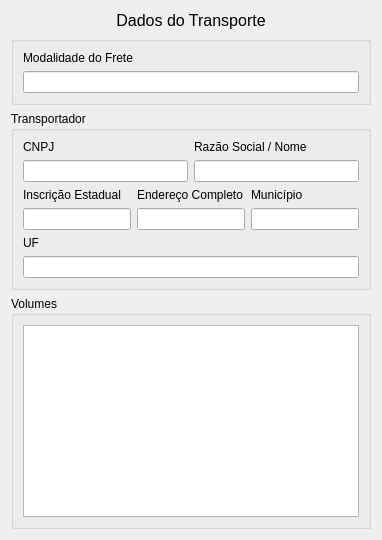
     <widget class="QWidget" name="tab_6">
      <attribute name="title">
       <string>Transporte</string>
      </attribute>
      <layout class="QVBoxLayout" name="verticalLayout_112">
       <item>
        <widget class="QLabel" name="label_100">
         <property name="sizePolicy">
          <sizepolicy hsizetype="Preferred" vsizetype="Maximum">
           <horstretch>0</horstretch>
           <verstretch>0</verstretch>
          </sizepolicy>
         </property>
         <property name="font">
          <font>
           <pointsize>12</pointsize>
          </font>
         </property>
         <property name="cursor">
          <cursorShape>ArrowCursor</cursorShape>
         </property>
         <property name="text">
          <string>Dados do Transporte</string>
         </property>
         <property name="alignment">
          <set>Qt::AlignCenter</set>
         </property>
        </widget>
       </item>
       <item>
        <layout class="QVBoxLayout" name="verticalLayout_111">
         <item>
          <widget class="QGroupBox" name="horizontalGroupBox_34">
           <layout class="QHBoxLayout" name="horizontalLayout_43">
            <item>
             <layout class="QVBoxLayout" name="verticalLayout_113">
              <item>
               <widget class="QLabel" name="label_101">
                <property name="sizePolicy">
                 <sizepolicy hsizetype="Preferred" vsizetype="Preferred">
                  <horstretch>0</horstretch>
                  <verstretch>0</verstretch>
                 </sizepolicy>
                </property>
                <property name="text">
                 <string>Modalidade do Frete</string>
                </property>
               </widget>
              </item>
              <item>
               <widget class="QLineEdit" name="lineEdit_transporte_modalidade_frete">
                <property name="readOnly">
                 <bool>true</bool>
                </property>
               </widget>
              </item>
             </layout>
            </item>
           </layout>
          </widget>
         </item>
         <item>
          <widget class="QGroupBox" name="horizontalGroupBox_32">
           <property name="title">
            <string>Transportador</string>
           </property>
           <layout class="QVBoxLayout" name="verticalLayout_114">
            <item>
             <layout class="QHBoxLayout" name="horizontalLayout_48">
              <item>
               <layout class="QVBoxLayout" name="verticalLayout_116">
                <item>
                 <widget class="QLabel" name="label_103">
                  <property name="text">
                   <string>CNPJ</string>
                  </property>
                 </widget>
                </item>
                <item>
                 <widget class="QLineEdit" name="lineEdit_transporte_CNPJ">
                  <property name="readOnly">
                   <bool>true</bool>
                  </property>
                 </widget>
                </item>
               </layout>
              </item>
              <item>
               <layout class="QVBoxLayout" name="verticalLayout_117">
                <item>
                 <widget class="QLabel" name="label_104">
                  <property name="text">
                   <string>Razão Social / Nome</string>
                  </property>
                 </widget>
                </item>
                <item>
                 <widget class="QLineEdit" name="lineEdit_transporte_nome">
                  <property name="readOnly">
                   <bool>true</bool>
                  </property>
                 </widget>
                </item>
               </layout>
              </item>
             </layout>
            </item>
            <item>
             <layout class="QHBoxLayout" name="horizontalLayout_47">
              <item>
               <layout class="QVBoxLayout" name="verticalLayout_118">
                <item>
                 <widget class="QLabel" name="label_105">
                  <property name="text">
                   <string>Inscrição Estadual</string>
                  </property>
                 </widget>
                </item>
                <item>
                 <widget class="QLineEdit" name="lineEdit_transporte_ie">
                  <property name="readOnly">
                   <bool>true</bool>
                  </property>
                 </widget>
                </item>
               </layout>
              </item>
              <item>
               <layout class="QVBoxLayout" name="verticalLayout_120">
                <item>
                 <widget class="QLabel" name="label_107">
                  <property name="text">
                   <string>Endereço Completo</string>
                  </property>
                 </widget>
                </item>
                <item>
                 <widget class="QLineEdit" name="lineEdit_transporte_endereco">
                  <property name="readOnly">
                   <bool>true</bool>
                  </property>
                 </widget>
                </item>
               </layout>
              </item>
              <item>
               <layout class="QVBoxLayout" name="verticalLayout_119">
                <item>
                 <widget class="QLabel" name="label_106">
                  <property name="text">
                   <string>Município</string>
                  </property>
                 </widget>
                </item>
                <item>
                 <widget class="QLineEdit" name="lineEdit_transporte_municipio">
                  <property name="readOnly">
                   <bool>true</bool>
                  </property>
                 </widget>
                </item>
               </layout>
              </item>
             </layout>
            </item>
            <item>
             <layout class="QHBoxLayout" name="horizontalLayout_44">
              <item>
               <layout class="QVBoxLayout" name="verticalLayout_121">
                <item>
                 <widget class="QLabel" name="label_108">
                  <property name="text">
                   <string>UF</string>
                  </property>
                 </widget>
                </item>
                <item>
                 <widget class="QLineEdit" name="lineEdit_transporte_uf">
                  <property name="readOnly">
                   <bool>true</bool>
                  </property>
                 </widget>
                </item>
               </layout>
              </item>
             </layout>
            </item>
           </layout>
          </widget>
         </item>
         <item>
          <widget class="QGroupBox" name="verticalGroupBox">
           <property name="title">
            <string>Volumes</string>
           </property>
           <layout class="QVBoxLayout" name="verticalLayout_122">
            <item>
             <widget class="QTableWidget" name="tableWidget_transporte_volumes"/>
            </item>
           </layout>
          </widget>
         </item>
        </layout>
       </item>
      </layout>
     </widget>
